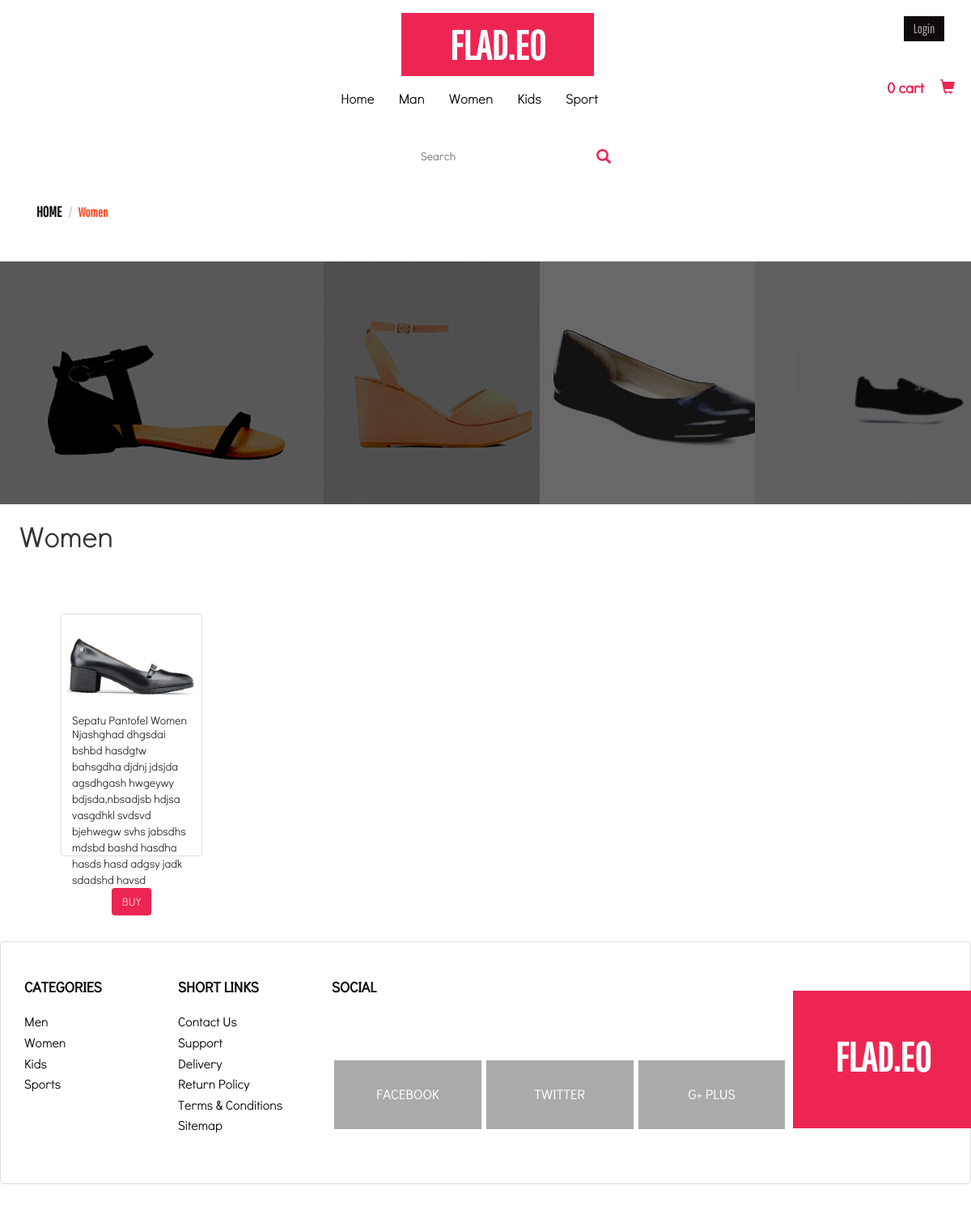
The page /index.php/user/women on the database its author committed.
### tables this page shows
CREATE TABLE `barang` (
  `id_barang` int(5) NOT NULL,
  `kategori_barang` varchar(30) NOT NULL,
  `nama_barang` varchar(30) NOT NULL,
  `kuantitas_barang` int(11) NOT NULL,
  `keterangan` text NOT NULL,
  `harga_barang` int(11) NOT NULL,
  `gambar` text NOT NULL
);

### application/controllers/User.php (called while the page is built, shortened)
<?php
    class User extends CI_Controller {
        public function __construct() {
            $this->load->model('barang');
        }
        public function women() {
            $where = array(
                'kategori_barang' => 'women'
            );
            $data['barang'] = $this->barang->get_per_kategori($where);
            $this->load->view('user/women', $data);
        }
    }

### index.php (called while the page is built, shortened)
<?php
require_once BASEPATH.'core/CodeIgniter.php';

### application/models/Barang.php (called while the page is built, shortened)
<?php
    class Barang extends CI_Model {
        public function get_per_kategori($where) {
            return $this->db->order_by('id_barang', 'DESC')->get_where('barang', $where)->result();
        }
    }

### application/views/user/women.php (the view, shortened to what this page needs)
<!DOCTYPE html>
<html lang="en">
<head>
			 <link href="<?php echo base_url(); ?>assets/css/bootstrap.min.css" rel="stylesheet" type="text/css">
			<link href="<?php echo base_url(); ?>assets/css/style_user.css" rel="stylesheet" type="text/css"/>
            <link rel="stylesheet" href="<?php echo base_url(); ?>assets/css/flexslider.css" type="text/css" media="screen" />
</head>
<body>
<div id="header">
<div class="container">
<br>
<div class="header">
            <div class="container">
<div class="header-top">
                    <div class="logo">
                        <center><a href="<?php echo base_url(); ?>index.php/user/dashboard">FLAD.EO</a></center>
                    </div>
                    <div class="login-bars">
                        <a class="btn btn-default log-bar" href="<?php echo base_url(); ?>index.php/user/login" role="button">Login</a>
                        <div class="cart box_1">
                            <h3>
                        </h3>
                            <a href="<?php echo base_url(); ?>index.php/user/checkout"><button type="button" class="btn btn-default btn-lg button1 button1-hover">0 cart
							&nbsp;&nbsp;&nbsp;
              <span class="glyphicon glyphicon-shopping-cart" aria-hidden="true"></span>
            </button></a>
                        </div>
                    </div>
              </div>
</div>
                <div class="header-botom center">
                    <div class="content white">
                    <nav class="navbar navbar-default nav-menu" role="navigation">
                        <div class="collapse navbar-collapse collapse-pdng" id="bs-example-navbar-collapse-1">
                            <ul class="nav navbar-nav nav-font">
                                <li>
                                    <a href="<?php echo base_url(); ?>index.php/user/dashboard">Home</a>
                                </li>
                                <li>
                                    <a href="<?php echo base_url(); ?>index.php/user/man">Man</a>
                                </li>
                                <li>
                                    <a href="<?php echo base_url(); ?>index.php/user/women">Women</a>
                                </li>
                                <li>
                                    <a href="<?php echo base_url(); ?>index.php/user/kids">Kids</a>
                                </li>
                                <li><a href="<?php echo base_url(); ?>index.php/user/sport">Sport</a></li>
                                <div class="clearfix"></div>
                            </ul>
                            <div class="clearfix"></div>
                        </div>
                    </nav>
                    </div>
                </div>
    </div>
  </div>
        <form>
     <center><input class="search search-hover" align="left" type="search" placeholder="Search" width="500px">
	 <button type="button" class="btn btn-default btn-lg button1 button1-hover">
              <span class="glyphicon glyphicon-search" aria-hidden="true"></span>
       </button></center>
    </form>
<br>
<div class="head-bread">
            <div class="container">
                <ol class="breadcrumb">
                    <li><a href="<?php echo base_url(); ?>index.php/user/dashboard">Home</a></li>
					<li class="active">Women</li>
                </ol>
            </div>
        </div>
<br>
<table>
        <tr>
            <td width="900px" height="300px" background="<?php echo base_url(); ?>assets/img/web/2017-21-12-16-04-49.png"><center><a href="hal_women_sandal.html" class="style1 style2 style4 style6"></a></center></td>
            <td width="600px" height="300px" background="<?php echo base_url(); ?>assets/img/web/2017-21-12-15-41-58.png"><center><a href="product_details.html" class="style1 style2 style5 style6"></a></center></td>
            <td width="600px" height="300px" background="<?php echo base_url(); ?>assets/img/web/2017-21-12-17-34-23.jpeg"><center><a href="hal_women_sandal.html" class="style1 style2 style5 style6"></a></center></td>
            <td width="600px" height="300px" background="<?php echo base_url(); ?>assets/img/web/2017-21-12-16-50-38.jpeg"><center><a href="hal_women_sandal.html" class="style1 style2 style5 style6"></a></center></td>
        </tr>
		</table>
		<br>
		<h1>&nbsp;&nbsp;&nbsp;Women</h1>
		    <ul class="thumbnails">
                <?php
                    foreach($barang as $b) {
                        echo '
                        <li class="span3 detail-box">
                            <div class="thumbnail">
                            <a  href="'.base_url('index.php/user/detail/').$b->id_barang.'"><img src="'.base_url('assets/img/').$b->gambar.'" alt=""/></a>
                            <div class="caption">
                                <h5>'.$b->nama_barang.'</h5>
                                <p>
                                '.$b->keterangan.'
                                </p>
                                <center><a class="btn buy buy-hover" href="'.base_url('index.php/user/detail/').$b->id_barang.'">BUY</a></center>
                            </div>
                            </div>
                        </li>
                        ';
                    }
                ?>
			  </ul>
		</div>
		<br>
		<br>
	<ul class="thumbnail">
	<li>
	<div class="footer-grid">
            <div class="container">
                <div class="col-md-2 re-ft-grd">
                    <h3>Categories</h3>
                    <ul class="categories">
                        <li><a href="<?php echo base_url(); ?>index.php/user/men">Men</a></li>
                        <li><a href="<?php echo base_url(); ?>index.php/user/women">Women</a></li>
                        <li><a href="<?php echo base_url(); ?>index.php/user/kids">Kids</a></li>
                        <li><a href="<?php echo base_url(); ?>index.php/user/sport">Sports</a></li>
                    </ul>
                </div>
                <div class="col-md-2 re-ft-grd">
                    <h3>Short links</h3>
                    <ul class="shot-links">
                        <li><a href="<?php echo base_url(); ?>index.php/user/contact">Contact us</a></li>
                        <li><a href="#">Support</a></li>
                        <li><a href="#">Delivery</a></li>
                        <li><a href="#">Return Policy</a></li>
                        <li><a href="#">Terms & conditions</a></li>
                        <li><a href="#">Sitemap</a></li>
                    </ul>
                </div>
                <div class="col-md-6 re-ft-grd">
                    <h3>Social</h3>
                    <ul class="social">
                        <li><a href="#" class="fb">facebook</a></li>
                        <li><a href="#" class="twt">twitter</a></li>
                        <li><a href="#" class="gpls">g+ plus</a></li>
                    </ul>
                </div>
                <div class="col-md-2 re-ft-grd">
                    <div class="bt-logo">
                        <div class="logo">
                            <a href="<?php echo base_url(); ?>index.php/user/dashboard" class="ft-log">FLAD.EO</a>
                        </div>
                    </div>
                </div>
	  </li>
  </ul>
</body>
</html>

### assets/css/style_user.css (style rules this page uses)
h4, h5, h6, h1, h2, h3 { margin: 0; }
ul, ol, li { margin: 0; padding: 0; }
p { margin: 0;padding: 0; }
body { margin:0; padding:0; }
.detail-box { display: inline-block; width: 175px; height: 200px; margin: 75px; }
.buy { background-color: #ED2553; color: #FFC0CB; }
form { width:500px; margin:5px auto; }
.search { padding:8px 80px; background: white; border:#FFC0CB; }
.button1 { position:relative; left:-4px; padding:10px 1px; border:0px solid #ED2553; background-color: #ED255; color:#ed2553; font-weight:bold; }
.header-top { position: relative; padding: 0; text-align: center; }
.login-bars { position: absolute; top: 0%; right: 0%; }
.logo a,.logo a:hover { font-family: 'Pathway Gothic One'; background-color: #ed2553; text-transform: uppercase; text-decoration: none; padding: 10px 60px; font-weight: bold; font-size: 50px; color: #fff; }
a.log-bar { background-color: #100B0B; color: #aaa; border-radius: 0; border: 0; padding: 4px 12px; font-family: 'Pathway Gothic One'; font-weight: 400; font-size: 16px; text-transform: capitalize; }
* { margin: 0; padding: 0; font-family: 'Didact Gothic'; font-weight: 400; }
.nav-menu { background: transparent; border-radius: 0; border: 0; margin-top: 6px; }
.collapse-pdng { padding: 0px 0px; margin: 0 auto; width: 34%; }
ul.nav-font>li>a { font-size: 17px; color: #100b0b !important; font-family: 'Didact Gothic'; font-weight: 400; }
.footer-grid ul { list-style-type: none; }
.footer-grid { padding: 3em 0; }
.re-ft-grd h3 { font-family: 'Didact Gothic'; font-weight: 700; text-transform: uppercase; font-size: 18px; color: #100b0b; margin-bottom: 20px; text-shadow: none; }
ul.categories li a,ul.shot-links li a { font-family: 'Didact Gothic'; color: #100b0b; font-size: 16px; font-weight: 400; text-transform: capitalize; line-height: 1.6em; }
ul.social li { display: inline; }
.re-ft-grd { padding: 0; }
ul.social li a { padding: 30px 0px; width: 31.9%; float: left; background-color: #AAA; color: #fff; text-align: center; margin: 61px 3px 0px; font-size: 17px; text-transform: uppercase; font-weight: 400; }
.bt-logo { padding-top: 60px; }
a.ft-log, a.ft-log:hover { padding: 52px 52PX 60PX; }
.box_1 { margin-top: 15px; }
.box_1 h3 { color: #100b0b; font-size: 1.2em; font-weight: 700; margin: 0; }
ol.breadcrumb li a { text-transform: uppercase; font-weight: bold; color: #100B0B; font-family: 'Pathway Gothic One'; font-size: 18px; text-shadow: none; }
.breadcrumb>.active { font-family: 'Pathway Gothic One'; color: #fb4c29; font-weight: 600; font-size: 16px; }
.breadcrumb { background-color: #FFFFFF; }
.thumbnail { display: block; padding: 4px; margin-bottom: 20px; line-height: 1.42857143; background-color: #fff; border: 1px solid #ddd; border-radius: 4px; -webkit-transition: border .2s ease-in-out; -o-transition: border .2s ease-in-out; transition: border .2s ease-in-out; height: 300px; }

### rows shown on the page
barang: gambar (picture), nama_barang "Sepatu Pantofel Women", keterangan "Njashghad dhgsdai bshbd hasdgtw bahsgdha djdnj jdsjda agsdhgash hwgeywy bdjsda,nbsadjsb hdjsa vasgdhkl svdsvd bjehwegw svhs jabsdhs mdsbd bashd hasdha hasds hasd adgsy jadk sdadshd havsd"
